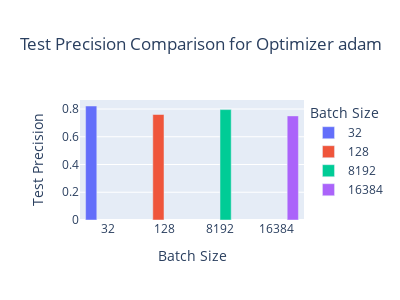
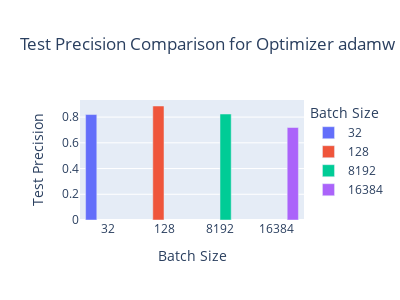
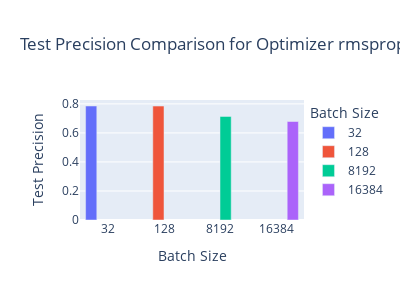
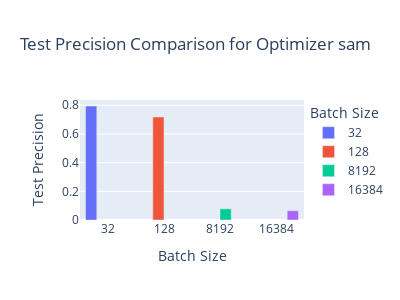

Notebook code cell kept with these figures, in order:
### Code cell
# Create separate plots for each optimizer
optimizers = test_metrics_all["optimizer"].unique()
figs = []

for optimizer in optimizers:
    df_filtered = test_metrics_all[test_metrics_all["optimizer"] == optimizer]
    df_filtered['batch_size'] = df_filtered['batch_size'].astype(str)
    fig = px.bar(
        df_filtered, 
        x="batch_size", 
        y="precision", 
        color="batch_size", 
        barmode="group",  # Group bars side by side
        title=f"Test Precision Comparison for Optimizer {optimizer}",
        labels={"precision": "Test Precision", "batch_size": "Batch Size"},
        width=400, height=300  # Adjust figure size
    )
    figs.append(fig)

# Display all figures
for optimizer, fig in zip( optimizers, figs ):
    fig.show()
    fig.write_image(f"./results/plots/opt_bs_test_porec/{optimizer}.png")

### Figure 1 — Plotly figure (JSON) as saved in the notebook; plotly's stock layout.template omitted (floating-point values rounded to 4 significant figures)
{"data": [{"alignmentgroup": "True", "hovertemplate": "Batch Size=%{x}<br>Test Precision=%{y}<extra></extra>", "legendgroup": "32", "marker": {"color": "#636efa", "pattern": {"shape": ""}}, "name": "32", "offsetgroup": "32", "orientation": "v", "showlegend": true, "textposition": "auto", "type": "bar", "x": ["32"], "xaxis": "x", "y": [0.8215], "yaxis": "y"}, {"alignmentgroup": "True", "hovertemplate": "Batch Size=%{x}<br>Test Precision=%{y}<extra></extra>", "legendgroup": "128", "marker": {"color": "#EF553B", "pattern": {"shape": ""}}, "name": "128", "offsetgroup": "128", "orientation": "v", "showlegend": true, "textposition": "auto", "type": "bar", "x": ["128"], "xaxis": "x", "y": [0.7602], "yaxis": "y"}, {"alignmentgroup": "True", "hovertemplate": "Batch Size=%{x}<br>Test Precision=%{y}<extra></extra>", "legendgroup": "8192", "marker": {"color": "#00cc96", "pattern": {"shape": ""}}, "name": "8192", "offsetgroup": "8192", "orientation": "v", "showlegend": true, "textposition": "auto", "type": "bar", "x": ["8192"], "xaxis": "x", "y": [0.7956], "yaxis": "y"}, {"alignmentgroup": "True", "hovertemplate": "Batch Size=%{x}<br>Test Precision=%{y}<extra></extra>", "legendgroup": "16384", "marker": {"color": "#ab63fa", "pattern": {"shape": ""}}, "name": "16384", "offsetgroup": "16384", "orientation": "v", "showlegend": true, "textposition": "auto", "type": "bar", "x": ["16384"], "xaxis": "x", "y": [0.7503], "yaxis": "y"}], "layout": {"barmode": "group", "height": 300, "legend": {"title": {"text": "Batch Size"}, "tracegroupgap": 0}, "title": {"text": "Test Precision Comparison for Optimizer adam"}, "width": 400, "xaxis": {"anchor": "y", "categoryarray": ["32", "128", "8192", "16384"], "categoryorder": "array", "domain": [0, 1], "title": {"text": "Batch Size"}}, "yaxis": {"anchor": "x", "domain": [0, 1], "title": {"text": "Test Precision"}}}}

### Figure 2 — Plotly figure (JSON) as saved in the notebook; plotly's stock layout.template omitted (floating-point values rounded to 4 significant figures)
{"data": [{"alignmentgroup": "True", "hovertemplate": "Batch Size=%{x}<br>Test Precision=%{y}<extra></extra>", "legendgroup": "32", "marker": {"color": "#636efa", "pattern": {"shape": ""}}, "name": "32", "offsetgroup": "32", "orientation": "v", "showlegend": true, "textposition": "auto", "type": "bar", "x": ["32"], "xaxis": "x", "y": [0.8198], "yaxis": "y"}, {"alignmentgroup": "True", "hovertemplate": "Batch Size=%{x}<br>Test Precision=%{y}<extra></extra>", "legendgroup": "128", "marker": {"color": "#EF553B", "pattern": {"shape": ""}}, "name": "128", "offsetgroup": "128", "orientation": "v", "showlegend": true, "textposition": "auto", "type": "bar", "x": ["128"], "xaxis": "x", "y": [0.8862], "yaxis": "y"}, {"alignmentgroup": "True", "hovertemplate": "Batch Size=%{x}<br>Test Precision=%{y}<extra></extra>", "legendgroup": "8192", "marker": {"color": "#00cc96", "pattern": {"shape": ""}}, "name": "8192", "offsetgroup": "8192", "orientation": "v", "showlegend": true, "textposition": "auto", "type": "bar", "x": ["8192"], "xaxis": "x", "y": [0.8238], "yaxis": "y"}, {"alignmentgroup": "True", "hovertemplate": "Batch Size=%{x}<br>Test Precision=%{y}<extra></extra>", "legendgroup": "16384", "marker": {"color": "#ab63fa", "pattern": {"shape": ""}}, "name": "16384", "offsetgroup": "16384", "orientation": "v", "showlegend": true, "textposition": "auto", "type": "bar", "x": ["16384"], "xaxis": "x", "y": [0.719], "yaxis": "y"}], "layout": {"barmode": "group", "height": 300, "legend": {"title": {"text": "Batch Size"}, "tracegroupgap": 0}, "title": {"text": "Test Precision Comparison for Optimizer adamw"}, "width": 400, "xaxis": {"anchor": "y", "categoryarray": ["32", "128", "8192", "16384"], "categoryorder": "array", "domain": [0, 1], "title": {"text": "Batch Size"}}, "yaxis": {"anchor": "x", "domain": [0, 1], "title": {"text": "Test Precision"}}}}

### Figure 3 — Plotly figure (JSON) as saved in the notebook; plotly's stock layout.template omitted (floating-point values rounded to 4 significant figures)
{"data": [{"alignmentgroup": "True", "hovertemplate": "Batch Size=%{x}<br>Test Precision=%{y}<extra></extra>", "legendgroup": "32", "marker": {"color": "#636efa", "pattern": {"shape": ""}}, "name": "32", "offsetgroup": "32", "orientation": "v", "showlegend": true, "textposition": "auto", "type": "bar", "x": ["32"], "xaxis": "x", "y": [0.7853], "yaxis": "y"}, {"alignmentgroup": "True", "hovertemplate": "Batch Size=%{x}<br>Test Precision=%{y}<extra></extra>", "legendgroup": "128", "marker": {"color": "#EF553B", "pattern": {"shape": ""}}, "name": "128", "offsetgroup": "128", "orientation": "v", "showlegend": true, "textposition": "auto", "type": "bar", "x": ["128"], "xaxis": "x", "y": [0.7847], "yaxis": "y"}, {"alignmentgroup": "True", "hovertemplate": "Batch Size=%{x}<br>Test Precision=%{y}<extra></extra>", "legendgroup": "8192", "marker": {"color": "#00cc96", "pattern": {"shape": ""}}, "name": "8192", "offsetgroup": "8192", "orientation": "v", "showlegend": true, "textposition": "auto", "type": "bar", "x": ["8192"], "xaxis": "x", "y": [0.7134], "yaxis": "y"}, {"alignmentgroup": "True", "hovertemplate": "Batch Size=%{x}<br>Test Precision=%{y}<extra></extra>", "legendgroup": "16384", "marker": {"color": "#ab63fa", "pattern": {"shape": ""}}, "name": "16384", "offsetgroup": "16384", "orientation": "v", "showlegend": true, "textposition": "auto", "type": "bar", "x": ["16384"], "xaxis": "x", "y": [0.6785], "yaxis": "y"}], "layout": {"barmode": "group", "height": 300, "legend": {"title": {"text": "Batch Size"}, "tracegroupgap": 0}, "title": {"text": "Test Precision Comparison for Optimizer rmsprop"}, "width": 400, "xaxis": {"anchor": "y", "categoryarray": ["32", "128", "8192", "16384"], "categoryorder": "array", "domain": [0, 1], "title": {"text": "Batch Size"}}, "yaxis": {"anchor": "x", "domain": [0, 1], "title": {"text": "Test Precision"}}}}

### Figure 4 — Plotly figure (JSON) as saved in the notebook; plotly's stock layout.template omitted (floating-point values rounded to 4 significant figures)
{"data": [{"alignmentgroup": "True", "hovertemplate": "Batch Size=%{x}<br>Test Precision=%{y}<extra></extra>", "legendgroup": "32", "marker": {"color": "#636efa", "pattern": {"shape": ""}}, "name": "32", "offsetgroup": "32", "orientation": "v", "showlegend": true, "textposition": "auto", "type": "bar", "x": ["32"], "xaxis": "x", "y": [0.795], "yaxis": "y"}, {"alignmentgroup": "True", "hovertemplate": "Batch Size=%{x}<br>Test Precision=%{y}<extra></extra>", "legendgroup": "128", "marker": {"color": "#EF553B", "pattern": {"shape": ""}}, "name": "128", "offsetgroup": "128", "orientation": "v", "showlegend": true, "textposition": "auto", "type": "bar", "x": ["128"], "xaxis": "x", "y": [0.7185], "yaxis": "y"}, {"alignmentgroup": "True", "hovertemplate": "Batch Size=%{x}<br>Test Precision=%{y}<extra></extra>", "legendgroup": "8192", "marker": {"color": "#00cc96", "pattern": {"shape": ""}}, "name": "8192", "offsetgroup": "8192", "orientation": "v", "showlegend": true, "textposition": "auto", "type": "bar", "x": ["8192"], "xaxis": "x", "y": [0.078], "yaxis": "y"}, {"alignmentgroup": "True", "hovertemplate": "Batch Size=%{x}<br>Test Precision=%{y}<extra></extra>", "legendgroup": "16384", "marker": {"color": "#ab63fa", "pattern": {"shape": ""}}, "name": "16384", "offsetgroup": "16384", "orientation": "v", "showlegend": true, "textposition": "auto", "type": "bar", "x": ["16384"], "xaxis": "x", "y": [0.06467], "yaxis": "y"}], "layout": {"barmode": "group", "height": 300, "legend": {"title": {"text": "Batch Size"}, "tracegroupgap": 0}, "title": {"text": "Test Precision Comparison for Optimizer sam"}, "width": 400, "xaxis": {"anchor": "y", "categoryarray": ["32", "128", "8192", "16384"], "categoryorder": "array", "domain": [0, 1], "title": {"text": "Batch Size"}}, "yaxis": {"anchor": "x", "domain": [0, 1], "title": {"text": "Test Precision"}}}}
